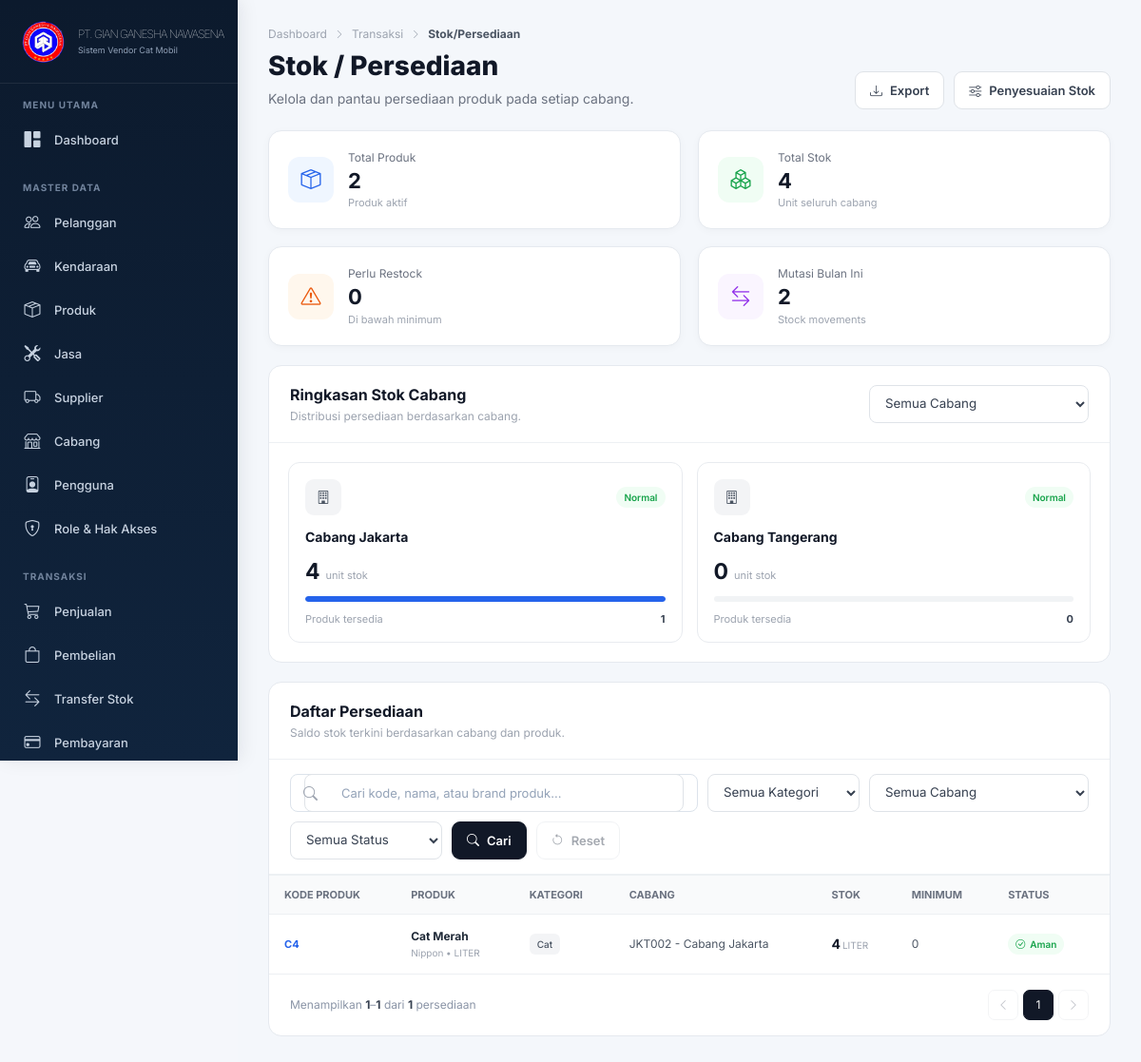
The app's page /admin/stoks/index.php (signed in) with its own data.
### tables this page shows
CREATE TABLE `cabangs` (
  `id` bigint UNSIGNED NOT NULL,
  `code` varchar(20) NOT NULL,
  `name` varchar(100) NOT NULL,
  `address` text,
  `phone` varchar(30) DEFAULT NULL,
  `status` enum('active','inactive') NOT NULL DEFAULT 'active'
);

CREATE TABLE `branch_stocks` (
  `id` bigint UNSIGNED NOT NULL,
  `cabang_id` bigint UNSIGNED NOT NULL,
  `product_id` bigint UNSIGNED NOT NULL,
  `stock` decimal(15,2) NOT NULL DEFAULT '0.00',
  `minimum_stock` decimal(15,2) NOT NULL DEFAULT '0.00'
);

CREATE TABLE `products` (
  `id` bigint UNSIGNED NOT NULL,
  `category_id` bigint UNSIGNED NOT NULL,
  `code` varchar(50) NOT NULL,
  `name` varchar(150) NOT NULL,
  `brand` varchar(100) DEFAULT NULL,
  `unit` varchar(30) NOT NULL,
  `purchase_price` decimal(15,2) NOT NULL DEFAULT '0.00',
  `selling_price` decimal(15,2) NOT NULL DEFAULT '0.00',
  `status` enum('active','inactive') NOT NULL DEFAULT 'active'
);

### admin/stoks/index.php (the view, shortened to what the rows shown need)
<?php
require_once __DIR__ . '/../../config/config.php';
function h($value): string {
    return htmlspecialchars((string)$value, ENT_QUOTES, 'UTF-8');
}
function money_qty($value): string {
    $n = (float)$value;
    return rtrim(rtrim(number_format($n, 2, ',', '.'), '0'), ',');
}
function detect_category_table(PDO $pdo): ?string {
    foreach (['categories', 'product_categories'] as $table) {
        $stmt = $pdo->prepare(
            "SELECT COUNT(*) FROM information_schema.TABLES
             WHERE TABLE_SCHEMA = DATABASE() AND TABLE_NAME = :table_name"
        );
        $stmt->execute([':table_name' => $table]);
        if ((int)$stmt->fetchColumn() > 0) {
            return $table;
        }
    }
    return null;
}
function stock_status(float $stock, float $minimum): array {
    return ['key' => 'safe', 'label' => 'Aman', 'class' => 'success'];
}
$categoryTable = detect_category_table($pdo);
$categoryJoin = $categoryTable
    ? "LEFT JOIN `{$categoryTable}` cat ON cat.id = p.category_id"
    : '';
$categoryExpr = $categoryTable
    ? "COALESCE(cat.name, CONCAT('Kategori #', p.category_id))"
    : "CONCAT('Kategori #', p.category_id)";
$page = max(1, (int)($_GET['page'] ?? 1));
$perPage = 5;
$where = ["p.status = 'active'"];
$params = [];
$whereSql = implode(' AND ', $where);
$countStmt = $pdo->prepare(
    "SELECT COUNT(*)
     FROM branch_stocks bs
     INNER JOIN products p ON p.id = bs.product_id
     {$categoryJoin}
     INNER JOIN cabangs c ON c.id = bs.cabang_id
     WHERE {$whereSql}"
);
$countStmt->execute($params);
$totalFiltered = (int)$countStmt->fetchColumn();
$totalPages = max(1, (int)ceil($totalFiltered / $perPage));
$page = min($page, $totalPages);
$offset = ($page - 1) * $perPage;
$listStmt = $pdo->prepare(
    "SELECT
        bs.id AS branch_stock_id,
        bs.cabang_id,
        bs.product_id,
        bs.stock,
        bs.minimum_stock,
        c.code AS cabang_code,
        c.name AS cabang_name,
        p.code AS product_code,
        p.name AS product_name,
        p.brand,
        p.unit,
        p.category_id,
        {$categoryExpr} AS category_name,
        (
            SELECT MAX(sm.movement_date)
            FROM stock_movements sm
            WHERE sm.branch_stock_id = bs.id
        ) AS last_movement
     FROM branch_stocks bs
     INNER JOIN products p ON p.id = bs.product_id
     {$categoryJoin}
     INNER JOIN cabangs c ON c.id = bs.cabang_id
     WHERE {$whereSql}
     ORDER BY c.name ASC, p.name ASC
     LIMIT :limit OFFSET :offset"
);
$listStmt->bindValue(':limit', $perPage, PDO::PARAM_INT);
$listStmt->bindValue(':offset', $offset, PDO::PARAM_INT);
$listStmt->execute();
$stocks = $listStmt->fetchAll();
$branchWhere = "c.status = 'active'";
$branchParams = [];
$branchStmt = $pdo->prepare(
    "SELECT
        c.id,
        c.code,
        c.name,
        COALESCE(SUM(CASE WHEN p.status = 'active' THEN bs.stock ELSE 0 END),0) AS total_stock,
        COUNT(DISTINCT CASE WHEN p.status = 'active' AND bs.stock > 0 THEN bs.product_id END) AS product_count,
        SUM(CASE WHEN p.status = 'active' AND bs.minimum_stock > 0 AND bs.stock <= bs.minimum_stock THEN 1 ELSE 0 END) AS low_count
     FROM cabangs c
     LEFT JOIN branch_stocks bs ON bs.cabang_id = c.id
     LEFT JOIN products p ON p.id = bs.product_id
     WHERE {$branchWhere}
     GROUP BY c.id, c.code, c.name
     ORDER BY c.name ASC"
);
$branchStmt->execute($branchParams);
$branchSummaries = $branchStmt->fetchAll();
$maxBranchStock = 0.0;
foreach ($branchSummaries as $summary) {
    $maxBranchStock = max($maxBranchStock, (float)$summary['total_stock']);
}
?>
<!DOCTYPE html>
<html lang="id">
<head>
    <link rel="stylesheet" href="https://cdn.jsdelivr.net/npm/bootstrap-icons@1.11.3/font/bootstrap-icons.min.css">
    <link rel="stylesheet" href="../../assets/css/admin.css?v=20260907">
    <link rel="stylesheet" href="style.css?v=20260913-stoks">
</head>
<body class="stoks-page">
<main class="main">
<div class="page-container">
    <div class="page-header">
        <div>
            <h1>Stok / Persediaan</h1>
        </div>
    </div>
    <section class="branch-summary">
        <div class="summary-header">
            <div>
                <h2>Ringkasan Stok Cabang</h2>
            </div>
        </div>
        <div class="branch-grid">
            <?php if (!$branchSummaries): ?>
                <div class="branch-empty">Belum ada data stok cabang.</div>
            <?php else: ?>
                <?php foreach ($branchSummaries as $summary): ?>
                    <?php
                    $lowCount = (int)$summary['low_count'];
                    $summaryClass = $lowCount >= 3 ? 'danger' : ($lowCount > 0 ? 'warning' : 'success');
                    $summaryLabel = $summaryClass === 'danger' ? 'Restock' : ($summaryClass === 'warning' ? 'Perhatian' : 'Normal');
                    $progress = $maxBranchStock > 0 ? min(100, ((float)$summary['total_stock'] / $maxBranchStock) * 100) : 0;
                    ?>
                    <div class="branch-card">
                        <div class="branch-top">
                            <div class="branch-icon"><i class="bi bi-building"></i></div>
                            <span class="status-badge <?= h($summaryClass) ?>"><?= h($summaryLabel) ?></span>
                        </div>
                        <h3><?= h($summary['name']) ?></h3>
                        <div class="branch-stock"><strong><?= money_qty((float)$summary['total_stock']) ?></strong><span>unit stok</span></div>
                        <div class="progress"><div class="progress-bar" style="width: <?= number_format($progress,2,'.','') ?>%;"></div></div>
                        <div class="branch-footer"><span>Produk tersedia</span><strong><?= number_format((int)$summary['product_count'],0,',','.') ?></strong></div>
                    </div>
                <?php endforeach; ?>
            <?php endif; ?>
        </div>
    </section>
    <section class="table-card">
        <div class="table-header">
            <div><h2>Daftar Persediaan</h2><p>Saldo stok terkini berdasarkan cabang dan produk.</p></div>
        </div>
        <div class="table-responsive">
            <table>
                <thead>
                    <tr>
                        <th>Kode Produk</th>
                        <th>Produk</th>
                        <th>Kategori</th>
                        <th>Cabang</th>
                        <th>Stok</th>
                        <th>Minimum</th>
                        <th>Status</th>
                        <th>Update Terakhir</th>
                    </tr>
                </thead>
                <tbody>
                <?php if (!$stocks): ?>
                    <tr><td colspan="9"><div class="empty-state"><i class="bi bi-box2"></i><strong>Data persediaan tidak ditemukan</strong><span>Coba ubah pencarian atau filter Anda.</span></div></td></tr>
                <?php else: ?>
                    <?php foreach ($stocks as $row): ?>
                        <?php $st = stock_status((float)$row['stock'], (float)$row['minimum_stock']); ?>
                        <tr>
                            <td><span class="product-code"><?= h($row['product_code']) ?></span></td>
                            <td>
                                <div class="product-info">
                                    <strong><?= h($row['product_name']) ?></strong>
                                    <span><?= h(($row['brand'] ?: '-') . ' • ' . ($row['unit'] ?: '-')) ?></span>
                                </div>
                            </td>
                            <td><span class="category-badge"><?= h($row['category_name']) ?></span></td>
                            <td><?= h($row['cabang_code'] . ' - ' . $row['cabang_name']) ?></td>
                            <td><strong class="stock-number <?= h($st['class'] === 'warning' ? 'warning-text' : ($st['class'] === 'danger' ? 'danger-text' : '')) ?>"><?= money_qty((float)$row['stock']) ?></strong><span class="unit"><?= h($row['unit'] ?: 'unit') ?></span></td>
                            <td><?= money_qty((float)$row['minimum_stock']) ?></td>
                            <td><span class="status-badge <?= h($st['class']) ?>"><i class="bi <?= $st['class'] === 'success' ? 'bi-check-circle' : ($st['class'] === 'warning' ? 'bi-exclamation-circle' : 'bi-x-circle') ?>"></i><?= h($st['label']) ?></span></td>
                            <td><?= !empty($row['last_movement']) ? h(date('d M Y H:i', strtotime($row['last_movement']))) : '-' ?></td>
                        </tr>
                    <?php endforeach; ?>
                <?php endif; ?>
                </tbody>
            </table>
        </div>
    </section>
</div>
</main>
</body>
</html>

### records on screen
cabangs: summaryLabel "Normal", name "Cabang Jakarta", total_stock "4", $progress 100.00 (drawn), product_count "1"
cabangs: summaryLabel "Normal", name "Cabang Tangerang", total_stock "0", product_count "0"
branch_stocks: product.code "C4", product.name "Cat Merah", product.unit "Nippon • LITER", category_name "Cat", cabang.name "JKT002 - Cabang Jakarta", stock "4", product.unit "LITER", minimum_stock "0", stock+minimum_stock "Aman"

### other values on screen
$companyName "PT. GIAN GANESHA NAWASENA"
$companyTagline "Sistem Vendor Cat Mobil"
$totalProducts "2"
money_qty($totalStock) "4"
$lowStockCount "0"
$movementThisMonth "2"
$fromRow "1"
$toRow "1"
$totalFiltered "1"
